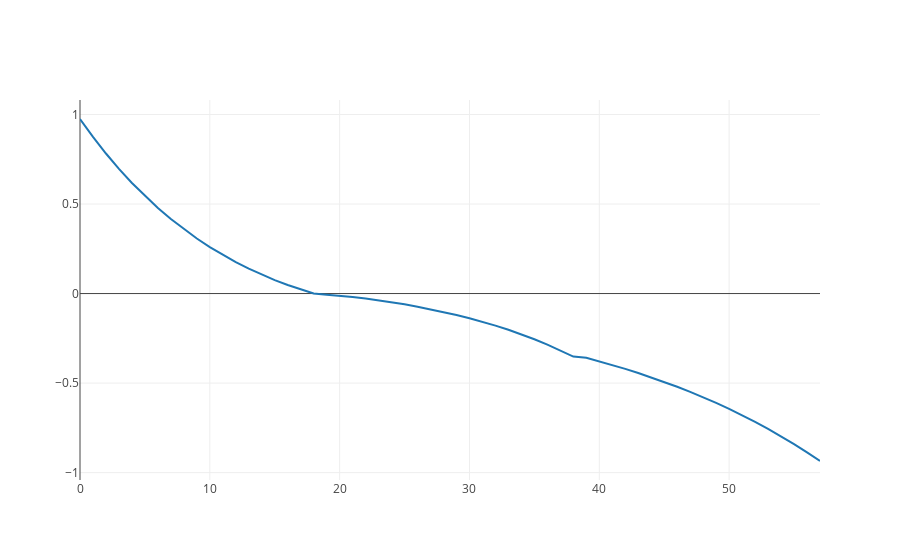

Notebook code cell kept with this figure:
### Code cell
check_list = []

second_hand =False
get_scn('win' , check_list, second_hand)   
get_scn('draw' , check_list, second_hand)
get_scn('loss' , check_list, second_hand)   
get_scn('wrong' , check_list, second_hand)   

df = pd.DataFrame( data = check_list , columns=[ 'step' , 'score'])

line = go.Scatter( x = df['step'] , y=df['score'])
line2 = go.Scatter( y=df['score'])
iplot([line2])

### Figure 1 — Plotly figure (JSON) as saved in the notebook; plotly's stock layout.template omitted (floating-point values rounded to 4 significant figures)
{"data": [{"type": "scatter", "uid": "ba515f54-018d-4750-a0a7-342d0c6b49ce", "y": [0.9747, 0.8745, 0.7819, 0.6964, 0.6175, 0.5447, 0.4777, 0.416, 0.3592, 0.3072, 0.2594, 0.2156, 0.1756, 0.139, 0.1056, 0.07526, 0.04767, 0.02264, 0, -0.006596, -0.01075, -0.01887, -0.02781, -0.03763, -0.04841, -0.06023, -0.07315, -0.08727, -0.1027, -0.1194, -0.1377, -0.1576, -0.1791, -0.2025, -0.2279, -0.2553, -0.2851, -0.3172, -0.352, -0.3585, -0.3781, -0.3988, -0.4206, -0.4436, -0.4679, -0.4935, -0.5205, -0.549, -0.579, -0.6107, -0.6441, -0.6793, -0.7165, -0.7557, -0.797, -0.8406, -0.8865, -0.935]}], "layout": {}}
